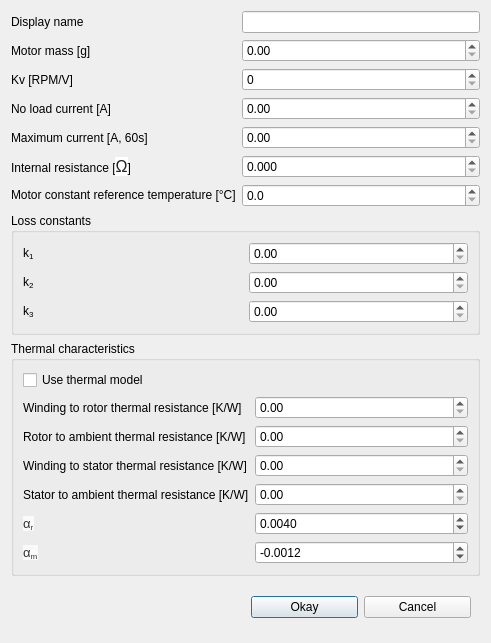
<?xml version="1.0" encoding="UTF-8"?>
<ui version="4.0">
 <class>dialog_new_motor</class>
 <widget class="QDialog" name="dialog_new_motor">
  <property name="geometry">
   <rect>
    <x>0</x>
    <y>0</y>
    <width>491</width>
    <height>643</height>
   </rect>
  </property>
  <property name="windowTitle">
   <string>Create new motor</string>
  </property>
  <layout class="QGridLayout" name="gridLayout">
   <item row="11" column="0">
    <widget class="QLabel" name="label_9">
     <property name="text">
      <string>&lt;html&gt;&lt;head/&gt;&lt;body&gt;&lt;p&gt;Motor constant reference temperature [°C]&lt;/p&gt;&lt;/body&gt;&lt;/html&gt;</string>
     </property>
    </widget>
   </item>
   <item row="0" column="1">
    <widget class="QLineEdit" name="lineEdit_display_name">
     <property name="toolTip">
      <string>Name used for plotting</string>
     </property>
    </widget>
   </item>
   <item row="6" column="0">
    <widget class="QLabel" name="label_12">
     <property name="text">
      <string>Maximum current [A, 60s]</string>
     </property>
    </widget>
   </item>
   <item row="13" column="0" colspan="2">
    <widget class="QGroupBox" name="groupBox">
     <property name="title">
      <string>Thermal characteristics</string>
     </property>
     <layout class="QGridLayout" name="gridLayout_2">
      <item row="3" column="0">
       <widget class="QLabel" name="label_2">
        <property name="toolTip">
         <string>Thermal resistance winding to stator housing [K/W], conduction dominated (10000*shaft cross sectional area, depends on material)</string>
        </property>
        <property name="text">
         <string>Winding to stator thermal resistance [K/W]</string>
        </property>
       </widget>
      </item>
      <item row="2" column="0">
       <widget class="QLabel" name="label_3">
        <property name="text">
         <string>Rotor to ambient thermal resistance [K/W]</string>
        </property>
       </widget>
      </item>
      <item row="6" column="0">
       <widget class="QLabel" name="label_11">
        <property name="text">
         <string>&lt;html&gt;&lt;head/&gt;&lt;body&gt;&lt;p&gt;&lt;span style=&quot; font-family:'Verdana,Arial,Tahoma,Calibri,Geneva,sans-serif'; font-size:13px; color:#333333; background-color:#fafafa;&quot;&gt;α&lt;/span&gt;&lt;span style=&quot; font-family:'Verdana,Arial,Tahoma,Calibri,Geneva,sans-serif'; font-size:13px; color:#333333; background-color:#fafafa; vertical-align:sub;&quot;&gt;r&lt;/span&gt;&lt;/p&gt;&lt;/body&gt;&lt;/html&gt;</string>
        </property>
       </widget>
      </item>
      <item row="0" column="0">
       <widget class="QCheckBox" name="checkBox_use_thermal">
        <property name="toolTip">
         <string>Select to use a thermal model of the motor. Thermal effects are only significant after exteded operating times, results may not be accurate.</string>
        </property>
        <property name="text">
         <string>Use thermal model</string>
        </property>
       </widget>
      </item>
      <item row="1" column="0">
       <widget class="QLabel" name="label_7">
        <property name="text">
         <string>Winding to rotor thermal resistance [K/W]</string>
        </property>
       </widget>
      </item>
      <item row="5" column="0">
       <widget class="QLabel" name="label_17">
        <property name="text">
         <string>Stator to ambient thermal resistance [K/W]</string>
        </property>
       </widget>
      </item>
      <item row="7" column="0">
       <widget class="QLabel" name="label_10">
        <property name="text">
         <string>&lt;html&gt;&lt;head/&gt;&lt;body&gt;&lt;p&gt;&lt;span style=&quot; font-family:'Verdana,Arial,Tahoma,Calibri,Geneva,sans-serif'; font-size:13px; color:#333333; background-color:#fafafa;&quot;&gt;α&lt;/span&gt;&lt;span style=&quot; font-family:'Verdana,Arial,Tahoma,Calibri,Geneva,sans-serif'; font-size:13px; color:#333333; background-color:#fafafa; vertical-align:sub;&quot;&gt;m&lt;/span&gt;&lt;/p&gt;&lt;/body&gt;&lt;/html&gt;</string>
        </property>
       </widget>
      </item>
      <item row="1" column="1">
       <widget class="QDoubleSpinBox" name="doubleSpinBox_Rthwm">
        <property name="toolTip">
         <string>Thermal resistance winding to magnets [K/W], forced convection dominated (25-250*magnet area).</string>
        </property>
        <property name="singleStep">
         <double>0.100000000000000</double>
        </property>
       </widget>
      </item>
      <item row="2" column="1">
       <widget class="QDoubleSpinBox" name="doubleSpinBox_Rthma">
        <property name="toolTip">
         <string>Thermal resistance between rotor and the environment [K/W], forced convection dominated (25-250*rotor area)</string>
        </property>
        <property name="singleStep">
         <double>0.100000000000000</double>
        </property>
       </widget>
      </item>
      <item row="3" column="1">
       <widget class="QDoubleSpinBox" name="doubleSpinBox_Rthws">
        <property name="toolTip">
         <string>Thermal resistance winding to stator housing [K/W], conduction dominated (10000*shaft cross sectional area, depends on material)</string>
        </property>
        <property name="singleStep">
         <double>0.100000000000000</double>
        </property>
       </widget>
      </item>
      <item row="5" column="1">
       <widget class="QDoubleSpinBox" name="doubleSpinBox_Rthsa">
        <property name="toolTip">
         <string>Thermal resistance stator housing to ambient [K/W], free convection dominated (2-25*stator area) and conduction to mount</string>
        </property>
        <property name="singleStep">
         <double>0.100000000000000</double>
        </property>
       </widget>
      </item>
      <item row="6" column="1">
       <widget class="QDoubleSpinBox" name="doubleSpinBox_alphar">
        <property name="toolTip">
         <string>Resistivity temperature coefficient for copper windings</string>
        </property>
        <property name="decimals">
         <number>4</number>
        </property>
        <property name="minimum">
         <double>-1.000000000000000</double>
        </property>
        <property name="singleStep">
         <double>0.001000000000000</double>
        </property>
        <property name="value">
         <double>0.004000000000000</double>
        </property>
       </widget>
      </item>
      <item row="7" column="1">
       <widget class="QDoubleSpinBox" name="doubleSpinBox_alpham">
        <property name="toolTip">
         <string>Magnet temperature coefficient for magnet</string>
        </property>
        <property name="decimals">
         <number>4</number>
        </property>
        <property name="minimum">
         <double>-1.000000000000000</double>
        </property>
        <property name="singleStep">
         <double>0.001000000000000</double>
        </property>
        <property name="value">
         <double>-0.001200000000000</double>
        </property>
       </widget>
      </item>
     </layout>
    </widget>
   </item>
   <item row="14" column="1">
    <widget class="QWidget" name="widget" native="true">
     <layout class="QHBoxLayout" name="horizontalLayout">
      <item>
       <widget class="QPushButton" name="pushButton_accept">
        <property name="text">
         <string>Okay</string>
        </property>
       </widget>
      </item>
      <item>
       <widget class="QPushButton" name="pushButton_reject">
        <property name="text">
         <string>Cancel</string>
        </property>
       </widget>
      </item>
     </layout>
    </widget>
   </item>
   <item row="12" column="0" colspan="2">
    <widget class="QGroupBox" name="groupBox_2">
     <property name="title">
      <string>Loss constants</string>
     </property>
     <layout class="QGridLayout" name="gridLayout_3">
      <item row="1" column="0">
       <widget class="QLabel" name="label_5">
        <property name="text">
         <string>&lt;html&gt;&lt;head/&gt;&lt;body&gt;&lt;p&gt;k&lt;span style=&quot; vertical-align:sub;&quot;&gt;2&lt;/span&gt;&lt;/p&gt;&lt;/body&gt;&lt;/html&gt;</string>
        </property>
       </widget>
      </item>
      <item row="0" column="0">
       <widget class="QLabel" name="label_6">
        <property name="text">
         <string>&lt;html&gt;&lt;head/&gt;&lt;body&gt;&lt;p&gt;k&lt;span style=&quot; vertical-align:sub;&quot;&gt;1&lt;/span&gt;&lt;/p&gt;&lt;/body&gt;&lt;/html&gt;</string>
        </property>
       </widget>
      </item>
      <item row="2" column="0">
       <widget class="QLabel" name="label_4">
        <property name="text">
         <string>&lt;html&gt;&lt;head/&gt;&lt;body&gt;&lt;p&gt;k&lt;span style=&quot; vertical-align:sub;&quot;&gt;3&lt;/span&gt;&lt;/p&gt;&lt;/body&gt;&lt;/html&gt;</string>
        </property>
       </widget>
      </item>
      <item row="0" column="1">
       <widget class="QDoubleSpinBox" name="doubleSpinBox_k1">
        <property name="toolTip">
         <string>Second order friction, turbulent flow air resistance. Set to 0 if unknown.</string>
        </property>
        <property name="singleStep">
         <double>0.100000000000000</double>
        </property>
       </widget>
      </item>
      <item row="1" column="1">
       <widget class="QDoubleSpinBox" name="doubleSpinBox_k2">
        <property name="toolTip">
         <string>1st order friction, stokes flow air resistance in motor. Set to 0 if unknown.</string>
        </property>
        <property name="singleStep">
         <double>0.100000000000000</double>
        </property>
       </widget>
      </item>
      <item row="2" column="1">
       <widget class="QDoubleSpinBox" name="doubleSpinBox_k3">
        <property name="toolTip">
         <string>Constant friction coefficient, sliding friction, generally use value equal to no load current</string>
        </property>
        <property name="singleStep">
         <double>0.100000000000000</double>
        </property>
       </widget>
      </item>
     </layout>
    </widget>
   </item>
   <item row="5" column="0">
    <widget class="QLabel" name="label_13">
     <property name="text">
      <string>No load current [A]</string>
     </property>
    </widget>
   </item>
   <item row="4" column="0">
    <widget class="QLabel" name="label_14">
     <property name="text">
      <string>Kv [RPM/V]</string>
     </property>
    </widget>
   </item>
   <item row="4" column="1">
    <widget class="QDoubleSpinBox" name="doubleSpinBox_Kv">
     <property name="toolTip">
      <string>Motor speed constant, equivalent to back emf constant, pay attention to units however.</string>
     </property>
     <property name="decimals">
      <number>0</number>
     </property>
     <property name="maximum">
      <double>100000.000000000000000</double>
     </property>
    </widget>
   </item>
   <item row="5" column="1">
    <widget class="QDoubleSpinBox" name="doubleSpinBox_I0">
     <property name="toolTip">
      <string>Current of motor without load at nominal operating voltage</string>
     </property>
     <property name="singleStep">
      <double>0.100000000000000</double>
     </property>
    </widget>
   </item>
   <item row="6" column="1">
    <widget class="QDoubleSpinBox" name="doubleSpinBox_Imax">
     <property name="toolTip">
      <string>Maximum allowable current through motor for a one minute duration.</string>
     </property>
    </widget>
   </item>
   <item row="11" column="1">
    <widget class="QDoubleSpinBox" name="doubleSpinBox_Tref">
     <property name="toolTip">
      <string>Temperature at which the motor constants are measured (typically room temperature, 21 to 25 C)</string>
     </property>
     <property name="decimals">
      <number>1</number>
     </property>
    </widget>
   </item>
   <item row="10" column="0">
    <widget class="QLabel" name="label_8">
     <property name="text">
      <string>&lt;html&gt;&lt;head/&gt;&lt;body&gt;&lt;p&gt;Internal resistance [&lt;span style=&quot; font-family:'arial,sans-serif'; font-size:16px; color:#222222; background-color:#ffffff;&quot;&gt;Ω&lt;/span&gt;]&lt;/p&gt;&lt;/body&gt;&lt;/html&gt;</string>
     </property>
    </widget>
   </item>
   <item row="10" column="1">
    <widget class="QDoubleSpinBox" name="doubleSpinBox_R">
     <property name="toolTip">
      <string>Internal resistance of windings.</string>
     </property>
     <property name="decimals">
      <number>3</number>
     </property>
     <property name="singleStep">
      <double>0.100000000000000</double>
     </property>
    </widget>
   </item>
   <item row="2" column="0">
    <widget class="QLabel" name="label_18">
     <property name="text">
      <string>Motor mass [g]</string>
     </property>
    </widget>
   </item>
   <item row="0" column="0">
    <widget class="QLabel" name="label_15">
     <property name="text">
      <string>Display name</string>
     </property>
    </widget>
   </item>
   <item row="2" column="1">
    <widget class="QDoubleSpinBox" name="doubleSpinBox_mass">
     <property name="maximum">
      <double>2000.000000000000000</double>
     </property>
    </widget>
   </item>
  </layout>
 </widget>
 <resources/>
 <connections/>
</ui>
